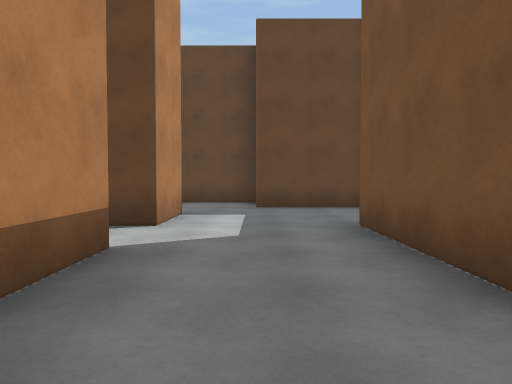
view 1 (above)

18 first-person views from a walk through a Unity game level. The camera is 1.2 m above the floor, tilts 2° down and sees 70° across. The floor is counted in squares, 2 m on a side. Each view is taken from the middle of a square. On the plan, view 1 faces up. The plan holds only what a view shows up to about 10 squares ahead; the rest is blank. The place goes on beyond the plan. The player character is not drawn.

view 2
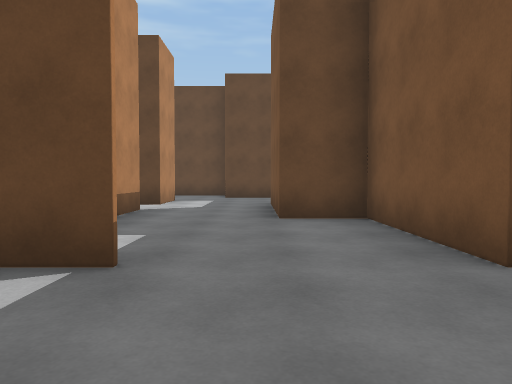

view 3
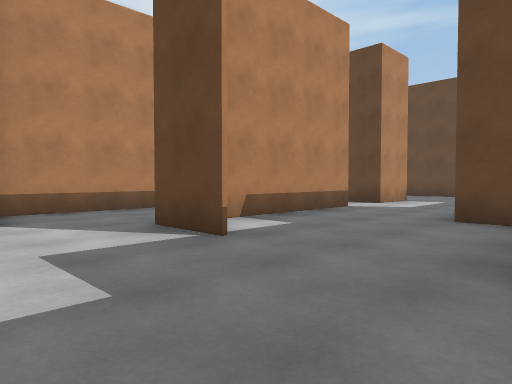

view 4
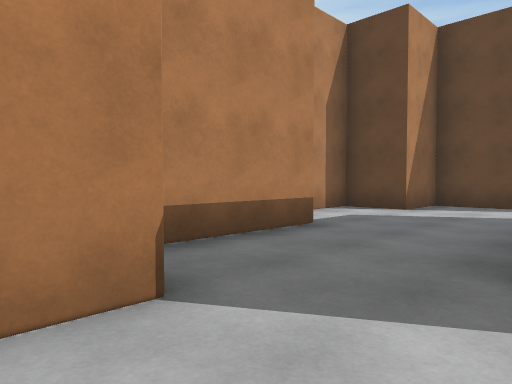

view 5
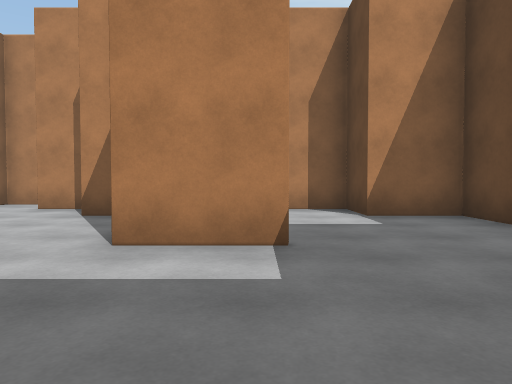

view 6
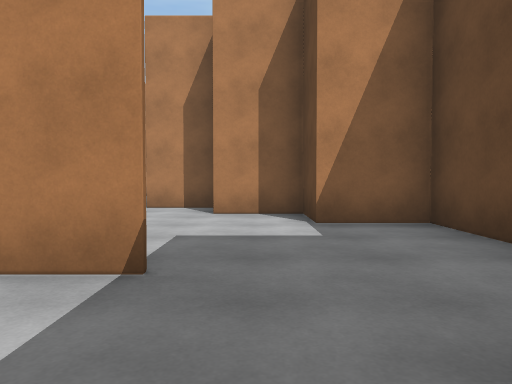

view 7
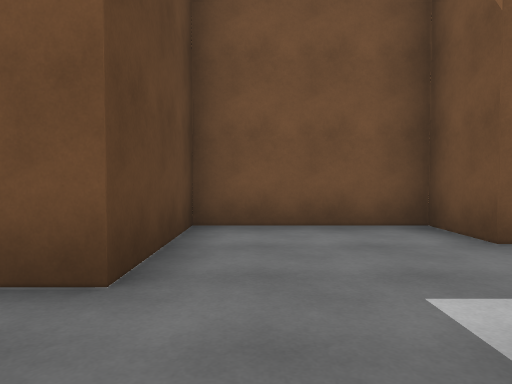

view 8
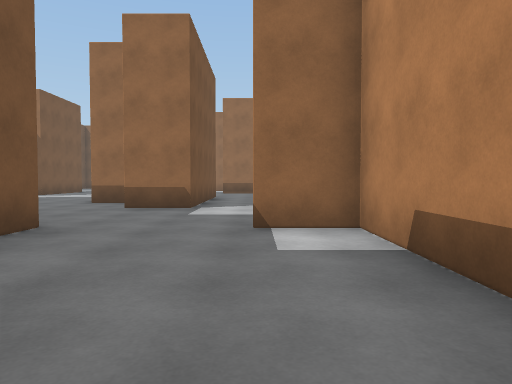

view 9
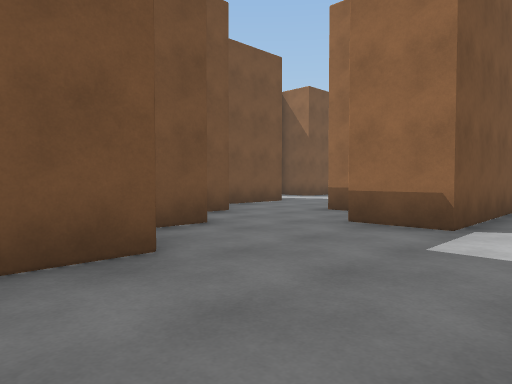

view 10
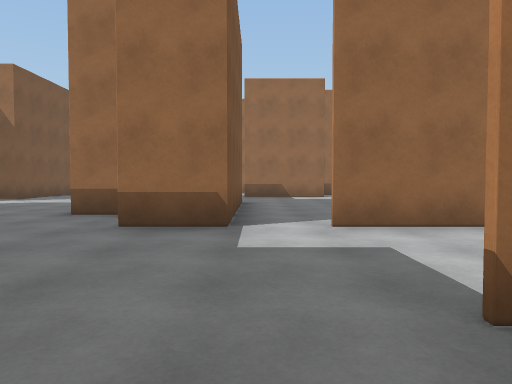

view 11
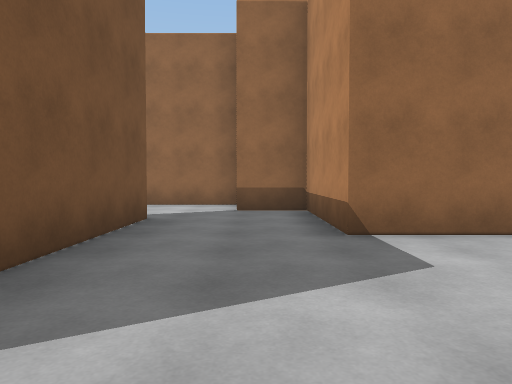

view 12
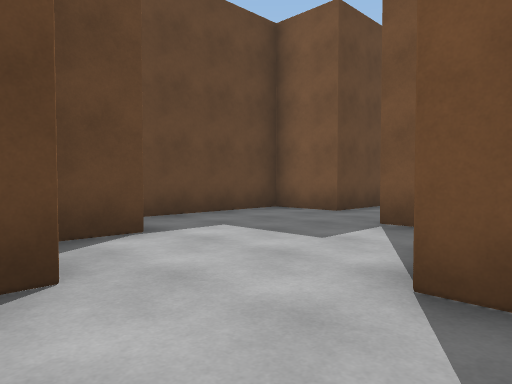

view 13
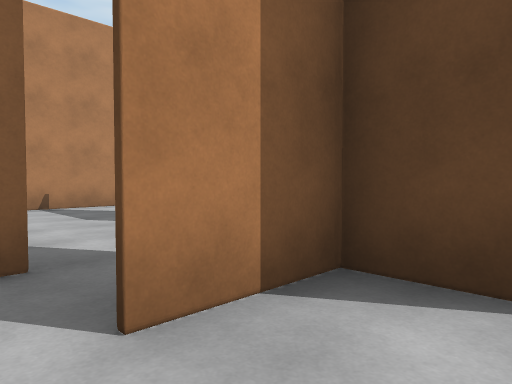

view 14
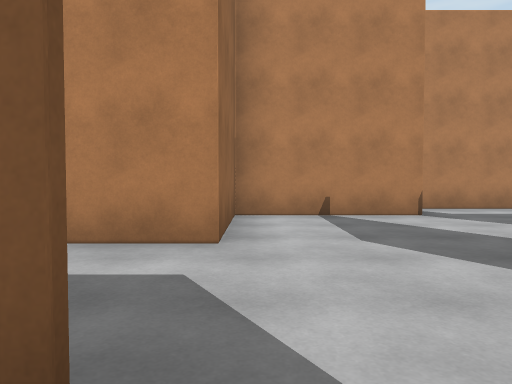

view 15
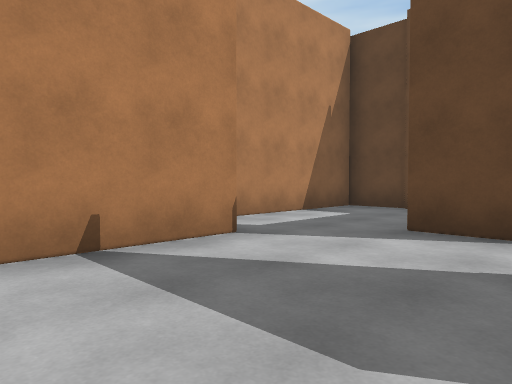

view 16
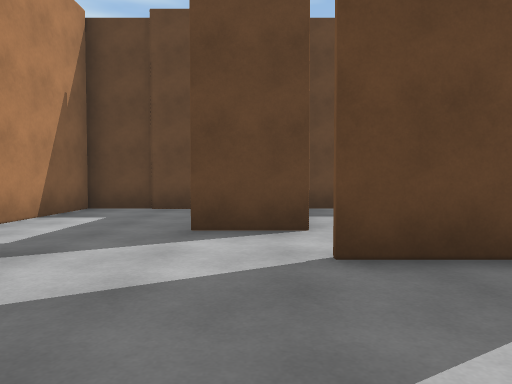

view 17
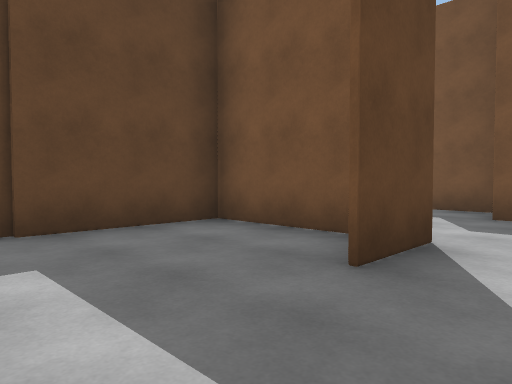

view 18
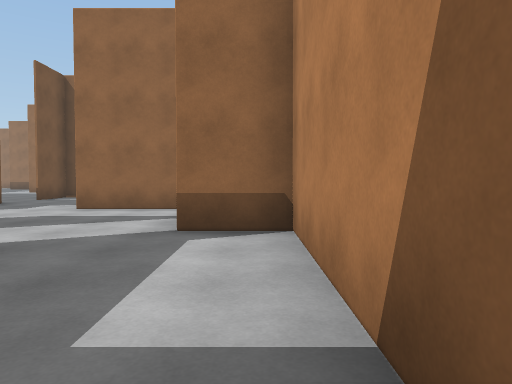

### Floor plan
Ten units are one square. View 1 is at (0, 0); x grows to the right and y downward. Boxes are objects, and circles mark ways between rooms. Rooms are numbered by the first view taken in them; rooms with no view inside come last. Other rooms are left out.
<svg viewBox="-139 -99 198 165">
<path fill="none" stroke="#000" d="M27 16 27 -16 14 -16M41 31 41 22M14 46 28 46M32 61 41 61M54 48 54 41M-13 -15 -13 15 1 15M-40 -1 -40 30 -26 30 -26 38M1 15 -13 15 -13 -18M-26 46 1 46M-13 -47 -40 -47 -40 -31 -53 -31 -53 -16M14 -48 27 -48 27 -78 0 -78M-13 -64 -13 -47M-13 -58 -13 -64M0 -78 0 -94 -40 -94 -40 -78 -53 -78 -53 -62M-13 -32 -13 -15M14 -16 14 -48M-94 -63 -109 -63M-80 -47 -95 -47M-94 -70 -94 -94 -134 -94 -134 -48 -121 -48 -121 -16 -94 -16M-67 -61 -67 -46M-67 -16 -67 -1 -40 -1M-40 -42 -40 -49"/>
<circle cx="-5" cy="35" r="3" fill="#2a7"/>
<circle cx="0" cy="-25" r="3" fill="#2a7"/>
<circle cx="-10" cy="-40" r="3" fill="#2a7"/>
<circle cx="-50" cy="-10" r="3" fill="#2a7"/>
<circle cx="-10" cy="-70" r="3" fill="#2a7"/>
<circle cx="0" cy="-50" r="3" fill="#2a7"/>
<text x="20" y="20">1</text>
<text x="-20" y="0">2</text>
<text x="10" y="-70">3</text>
<text x="-20" y="-70">4</text>
<text x="0" y="-40">5</text>
<text x="-100" y="-50">6</text>
</svg>
Room 1 opens to room 2. Room 1 opens to room 5. Room 2 opens to room 5. Room 2 opens to room 6. Room 3 opens to room 4. Room 3 opens to room 5.

Where each view was taken, in squares from view 1:
view 1: 0 up, 0 right, facing up
view 2: 4 down, 1 right, facing up
view 3: 4 down, 3 right, facing up-left
view 4: 4 down, 1 left, facing up-left
view 5: 6 up, 2 right, facing left
view 6: 7 up, 1 right, facing left
view 7: 7 up, 2 left, facing right
view 8: 3 up, 0 right, facing down
view 9: 0 up, 0 right, facing down-right
view 10: 0 up, 1 right, facing down
view 11: 4 up, 3 left, facing down
view 12: 4 up, 6 left, facing up-right
view 13: 1 up, 4 left, facing up-left
view 14: 2 up, 6 left, facing left
view 15: 2 up, 9 left, facing up-left
view 16: 2 up, 10 left, facing up
view 17: 5 up, 13 left, facing up-right
view 18: 9 up, 13 left, facing down
